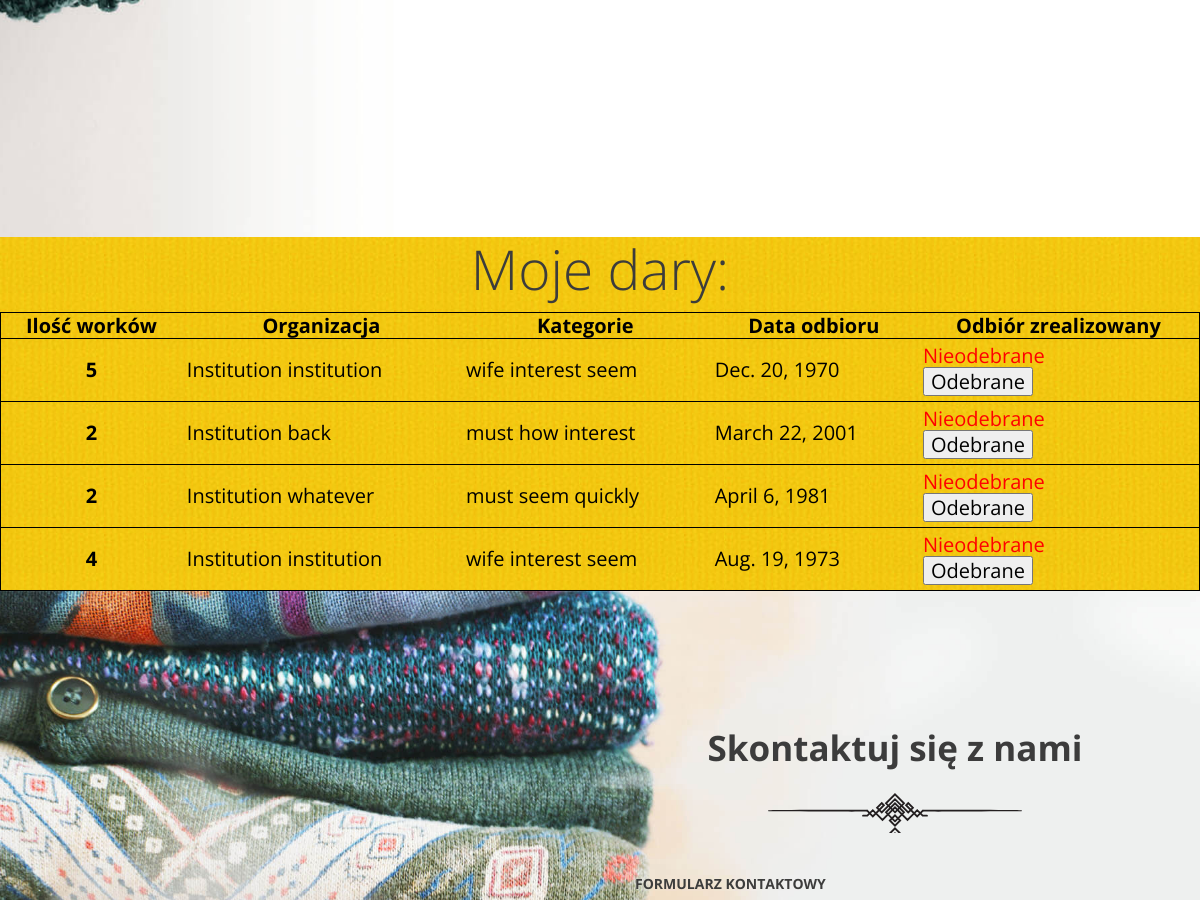
/user/9 (middle part), run on an earlier commit of the app's database.
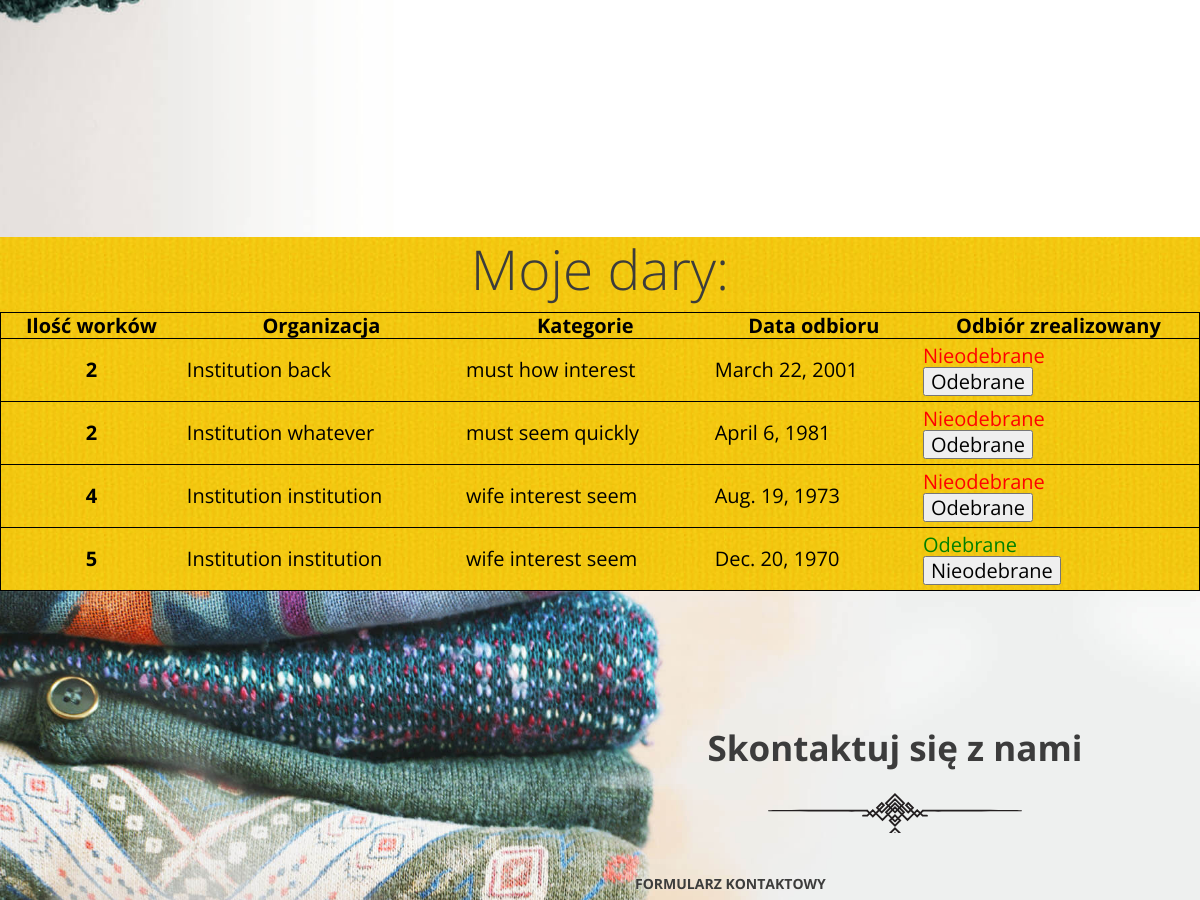
And on a later commit of the database.
### charity/models.py (models this page shows)
class Donation(models.Model):
    class Meta:
        ordering = ["is_taken"]
    quantity = models.IntegerField()
    categories = models.ManyToManyField(Category)
    institution = models.ForeignKey(Institution, on_delete=models.DO_NOTHING)
    address = models.CharField(max_length=512)
    phone_number = models.IntegerField()
    city = models.CharField(max_length=64)
    zip_code = models.CharField(max_length=5)
    pick_up_date = models.DateField()
    pick_up_time = models.TimeField()
    pick_up_comment = models.TextField(null=True)
    user = models.ForeignKey(User, on_delete=models.DO_NOTHING, default=None, null=True)
    is_taken = models.BooleanField(default=False)

class Institution(models.Model):
    name = models.CharField(max_length=256)
    description = models.TextField()
    type = models.IntegerField(choices=INSTITUTION_TYPES, default=1)
    categories = models.ManyToManyField(Category)
    def __str__(self):
        return self.name

class Category(models.Model):
    name = models.CharField(max_length=64)
    def __str__(self):
        return self.name

### charity/views.py (the view, shortened to what this page needs)
# urls.py: path('user/<int:user_id>', UserProfileView.as_view()),
class UserProfileView(View):
    def get(self, request, user_id):
        user = User.objects.get(id=user_id)
        return render(request, 'user_profile.html', {"user": user})

### charity/templates/user_profile.html (shortened to what this page needs)
{% extends 'base.html' %}
{% block content %}
    <header class="header--form-page">
    <div class="slogan container container--90">
        <div class="slogan--item">
        </div>
      </div>
    </header>
    <section id="stats" class="stats">
        <div class="stats--item">
            <em>Moje dary:</em>
        </div><br>
    <table class="simple-table">
        <thead>
        <tr style="color: black;">
            <th>Ilość worków</th>
            <th>Organizacja</th>
            <th>Kategorie</th>
            <th>Data odbioru</th>
            <th>Odbiór zrealizowany</th>
        </tr>
        </thead>
        <tbody>
        {% for donations in user.donation_set.all %}
        <tr class="simple-table">
            <th>{{ donations.quantity }}</th>
            <td>{{ donations.institution }}</td>
            <td>{% for donation in donations.categories.all %}
                            {{ donation }}
                        {% endfor %}</td>
            <td>{{ donations.pick_up_date }}</td>
            {% if donations.is_taken is False %}
            <td id="donation-status" style="color: red;">
                Nieodebrane <form method="post">
                    <button type="submit" name="taken" value="{{ donations.id }}">
                    Odebrane</button></form>
                {% else %}
             <td style="color: green;">
                Odebrane <form method="post">
                    <button type="submit" name="not-taken" value="{{ donations.id }}">
                    Nieodebrane</button></form>
                </td>
            {% endif %}
        </tr>
        </tbody>
        {% endfor %}
    </table>
    </section>
{% endblock %}

What changed in the data, as far as the page shows it:
changed Donation "Dec. 20, 1970": is_taken False → True (drawn); moves down the list
